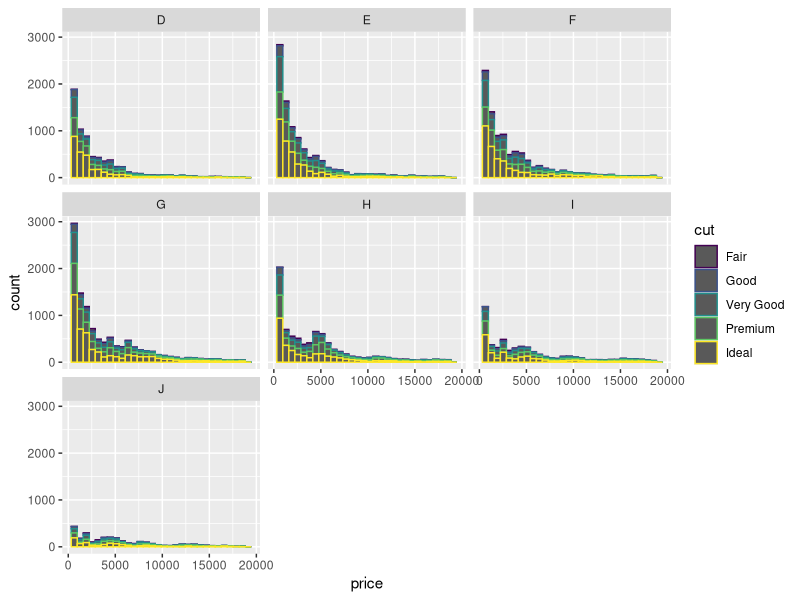
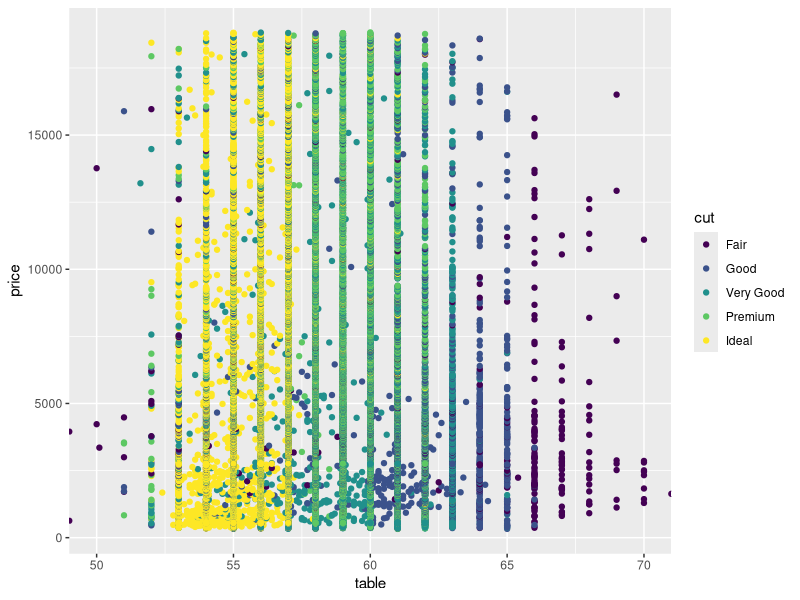
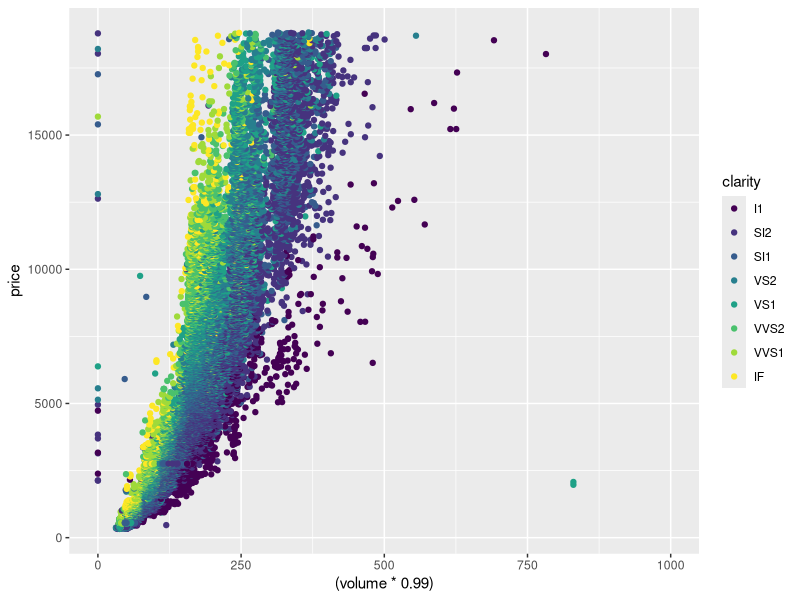

Here is the R script that generated these plots, in order: (Note: this script raises an error after producing the figures.)
library(ggplot2)
data(diamonds)
summary(diamonds)

d.df <- diamonds

## Histogram with Prices, colored by Cut, Faceted by Color
ggplot(aes(x = price), data = d.df) +
  geom_histogram(aes(color = cut)) +
  facet_wrap( ~ color) +
  scale_fill_brewer(type = 'qual')

## Scatterplot Price vs Table, colored by Cut
ggplot(aes(x = table, y = price), data = d.df) +
  geom_point(aes(color = cut)) + 
  scale_fill_brewer(type = 'qual') +
  coord_cartesian(xlim = c(50,70))

## Scatterplot Price vs Volume (x * y * z), color by Clarity, Y-Axis log10 of Price, Omit top 1% of diamond volumes
d.df$volume = d.df$x * d.df$y * d.df$z
ggplot(aes(x = (volume * .99), y = price), data = d.df) +
  geom_point(aes(color = clarity)) +
  coord_trans(y = 'log10') +
  coord_cartesian(xlim = c(0,1000))

## Create new variable in pseudo_facebook.tsv called prop_initiated
## Variable should contain proportion of friendships that the user initiated
pf <- pseudo_facebook
summary(pf)
pf$prop_initiated <- pf$friendships_initiated / pf$friend_count

## Line graph of the median prop_initiated vs tenure, color by year_joined.bucket
pf$year_joined <- floor(2014 - (df$tenure / 365))

pf$year_joined.bucket <- cut(pf$year_joined, breaks = c(2004,2009,2011,2012,2014), include.lowest = FALSE)
table(pf$year_joined.bucket)

ggplot(aes(x = tenure, y = prop_initiated), data = pf) +
  geom_line(aes(color = year_joined.bucket), stat = 'summary', fun.y = median)

## Smoothed previous plot
ggplot(aes(x = tenure, y = prop_initiated), data = pf) +
  geom_smooth(aes(color = year_joined.bucket), stat = 'summary', fun.y = median)

## Scatterplot Price/Caret ratio, x = cut, colored by Color, Faceted by Clarity
d.df$pc.ratio <- d.df$price / d.df$carat
ggplot(data = d.df, aes(x = cut, y = pc.ratio)) +
  geom_point(aes(color = color)) +
  facet_wrap( ~ clarity)






